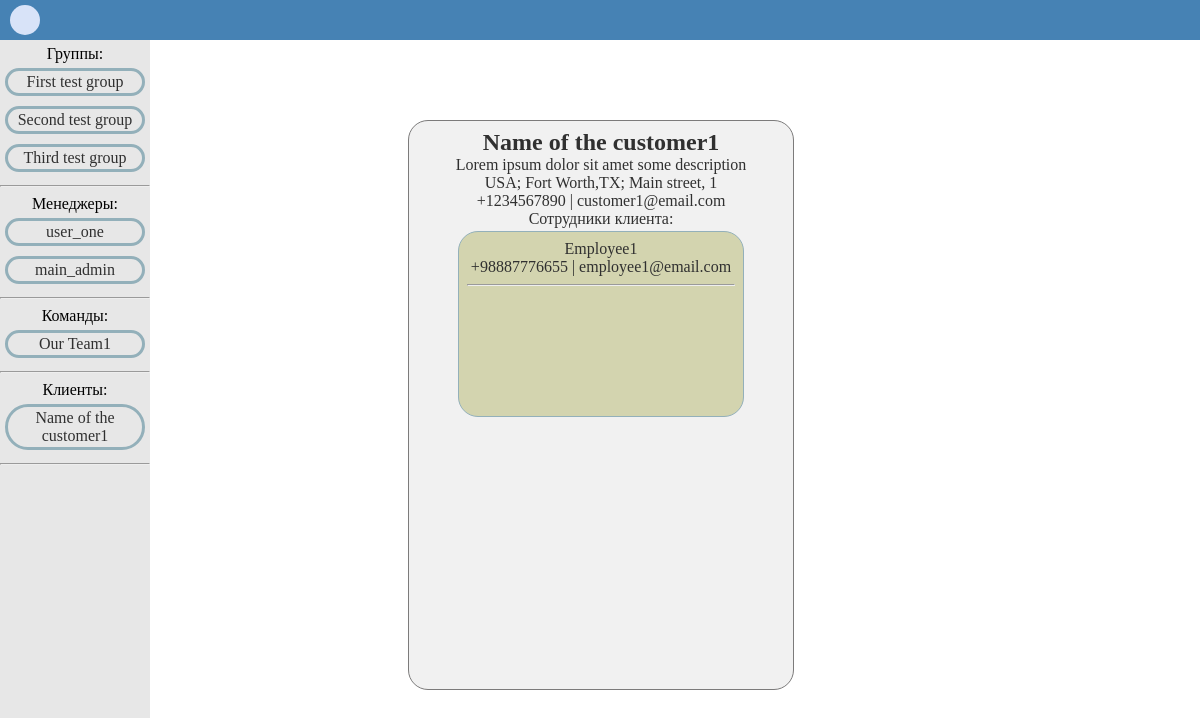
The app's page /customer/1/ (signed in) with its own data.
### main/models.py (models this page shows, shortened)
class Group(models.Model):
    name = models.CharField(max_length=256, default='Default Group Name')

class Manager(models.Model):
    user = models.OneToOneField(to=User, on_delete=models.PROTECT)
    patronymic = models.CharField(max_length=64, null=True, default=None)
    phone_number = models.CharField(max_length=64, default='+1234567890')
    profit = models.ManyToManyField(to='Profit')
    notes = models.ManyToManyField(to='Note')

class Team(models.Model):
    name = models.CharField(max_length=128, default='Default Team Name')
    description = models.CharField(max_length=256,
                                   default='Default Team Description')
    managers = models.ManyToManyField(to='Manager')
    team_leader = models.OneToOneField(to='Employee',
                                       on_delete=models.PROTECT,
                                       related_name='foreman')
    employees = models.ManyToManyField(to='Employee')
    notes = models.ManyToManyField(to='Note')

class Customer(models.Model):
    name = models.CharField(max_length=256, default='Default Customer Name')
    description = models.CharField(max_length=1024,
                                   default='Default Customer Description')
    address = models.CharField(max_length=512,
                               default='Default Customer Address')
    email = models.EmailField(max_length=64,
                              default='default.customer@email.com')
    phone_number = models.CharField(max_length=16, default='+1234567890')
    employees = models.ManyToManyField(to='Employee')
    profit = models.ManyToManyField(to='Profit')
    notes = models.ManyToManyField(to='Note')

class Employee(models.Model):
    name = models.CharField(max_length=64, default='Default Employee Name')
    description = models.CharField(max_length=128,
                                   default='Default Employee Description')
    phone_number = models.CharField(max_length=16, default='+1234567890')
    email = models.EmailField(max_length=64,
                              default='default.employee@email.com')
    payment_status = models.CharField(max_length=128,
                                      default='Payment Status Not Set')
    notes = models.ManyToManyField(to='Note')

### main/views.py (the view)
# urls.py: path('customer/<int:pk>/', CustomerView.as_view(), name='customer'),
class CustomerView(LoginRequiredMixin, DetailView):
    model = Customer
    template_name = 'secondary/customer.html'
    context_object_name = 'customer'
    def get_queryset(self):
        self.queryset = Customer.objects.filter(pk=self.kwargs['pk'])
        return super().get_queryset()
    def get_context_data(self, **kwargs):
        context = super().get_context_data(**kwargs)
        context['association_for_utils'] = Association.objects\
            .get(pk=self.request.session['last_association'])
        return context

### templates/secondary/customer.html (shortened to what this page needs)
{% extends 'base.html' %}
{% block content %}
    <div class="picker-card-big">
        <span class="picker-span-important">{{ customer.name }}</span>
        <br>
        <span>{{ customer.description }}</span>
        <br>
        <span>{{ customer.address }}</span>
        <br>
        {{ customer.phone_number }} | {{ customer.email }}
        <br>
        <span>Сотрудники клиента:</span>
        <div class="picker-teams">
            {% for employee in customer.employees.all %}
                {{ employee.name }}
                <br>
                {{ employee.phone_number }} | {{ employee.email }}
                <hr>
            {% empty %}
                <br>
                <span>Нет</span>
            {% endfor %}
        </div>
    </div>
{% endblock content %}

### templates/utils/sidebar.html
{% if association_for_utils.id %}
    <div class="sidebar">
        <div class="sidebar-content">
            <span>Группы:</span>
            {% for group in association_for_utils.groups.all %}
                <a class="deal-card-href" href="{% url 'group_view' association_for_utils.id forloop.counter %}"><div class="sidebar-plate">{{group.name}}</div><a>
            {% endfor %}
            <hr>
            <span class="class-name">Менеджеры:</span>
            {% for manager in association_for_utils.managers.all %}
                <a class="deal-card-href" href="{% url 'manager' manager.pk %}"><div class="sidebar-plate">{{manager.user.username}}</div></a>
            {% endfor %}
            <hr>
            <span>Команды:</span>
            {% for team in association_for_utils.teams.all %}
                <a class="deal-card-href" href="{% url 'team' team.pk %}"><div class="sidebar-plate">{{team.name}}</div></a>
            {% endfor %}
            <hr>
            <span>Клиенты:</span>
            {% for customer in association_for_utils.customers.all %}
                    <a class="deal-card-href" href="{% url 'customer' customer.pk %}"><div class="sidebar-plate">{{customer.name}}</div></a>
            {% endfor %}
            <hr>
        </div>
    </div>
{% endif %}

### static/css/styles.css (style rules this page uses)
.deal-card-href { color: rgb(48, 48, 48); text-decoration: none; display: inline-block; }
.sidebar { position: fixed; left: 0; margin-top: 4px; width: 150px; height: 100%; background-color: rgb(231, 231, 231); }
.sidebar-content { position: relative; margin: 5px 0px 5px 0px; background-color: transparent; text-align: center; }
.sidebar-plate { width: 130px; margin: 5px auto 5px auto; padding: 2px; border-radius: 50px; text-align: center; background-color: transparent; border: solid; border-color: rgb(147, 176, 186); }
.picker-card-big { position: absolute; top: 15%; left: 34%; padding-top: 8px; border: 1px solid rgb(124, 123, 123); border-radius: 20px; color:rgb(48, 48, 48); background-color: rgb(241, 241, 241); height: 70%; width: 32%; text-align: center; overflow-y: scroll; }
.picker-teams { margin: 3px auto; padding: 8px; border: 1px solid rgb(147, 176, 186); border-radius: 20px; background-color: rgb(211, 212, 175); width: 70%; height: 30%; text-align: center; overflow-y: scroll; }
.picker-span-important { font-size: 1.5em; margin: 5px auto; font-weight: bold; }
::marker { content: none; }

### records on screen
Group: name "First test group"
Group: name "Second test group"
Group: name "Third test group"
Manager: user.username "user_one"
Manager: user.username "main_admin"
Team: name "Our Team1"
Customer: name "Name of the customer1", description "Lorem ipsum dolor sit amet some description", address "USA; Fort Worth,TX; Main street, 1", phone_number "+1234567890", email "customer1@email.com"
Employee: name "Employee1", phone_number "+98887776655", email "employee1@email.com"
